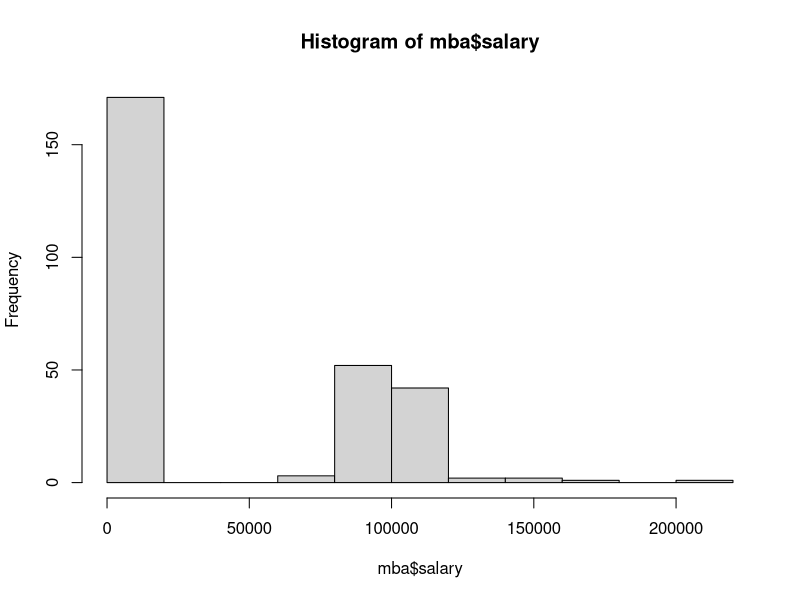
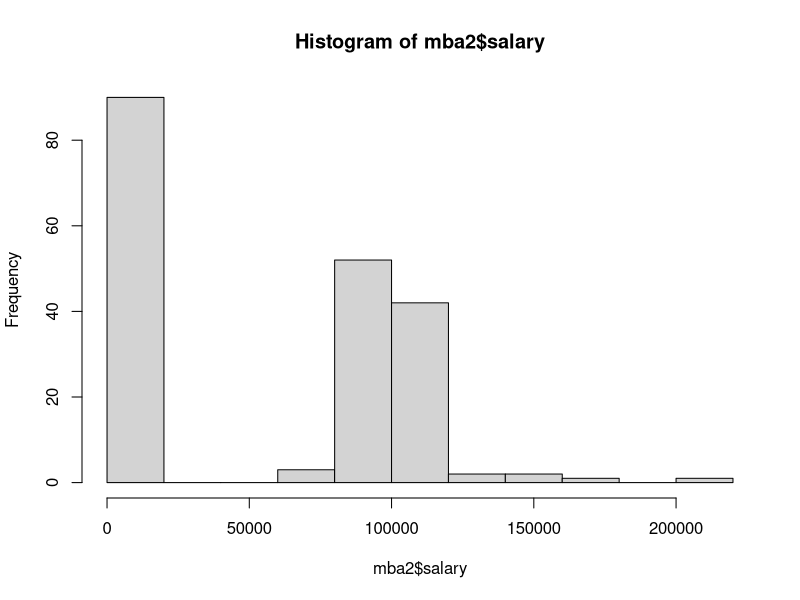
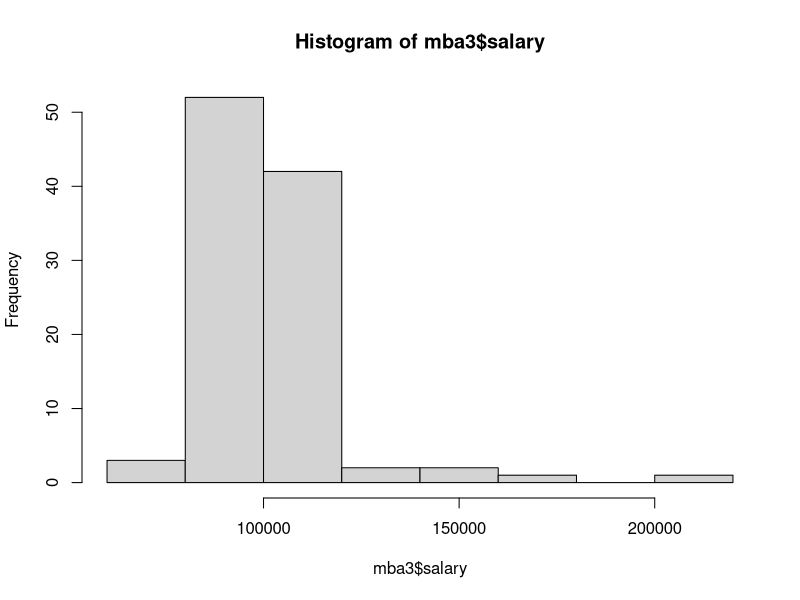
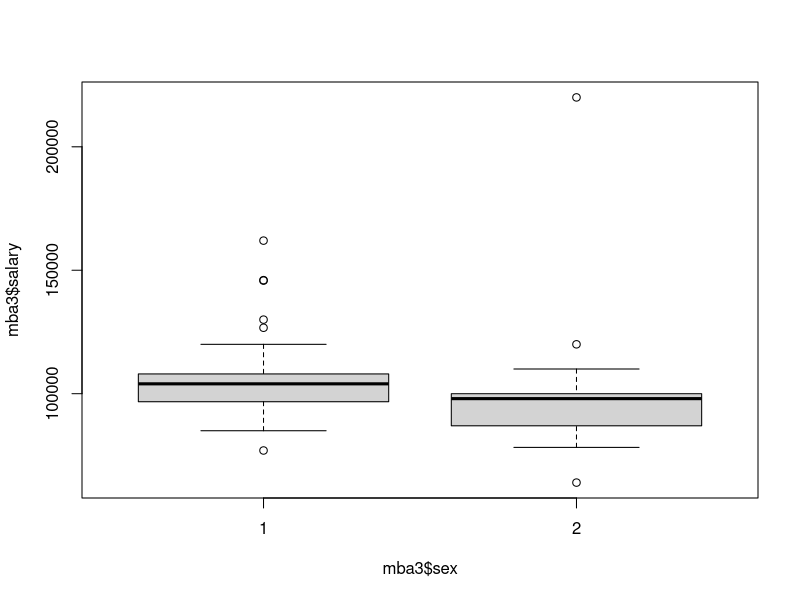
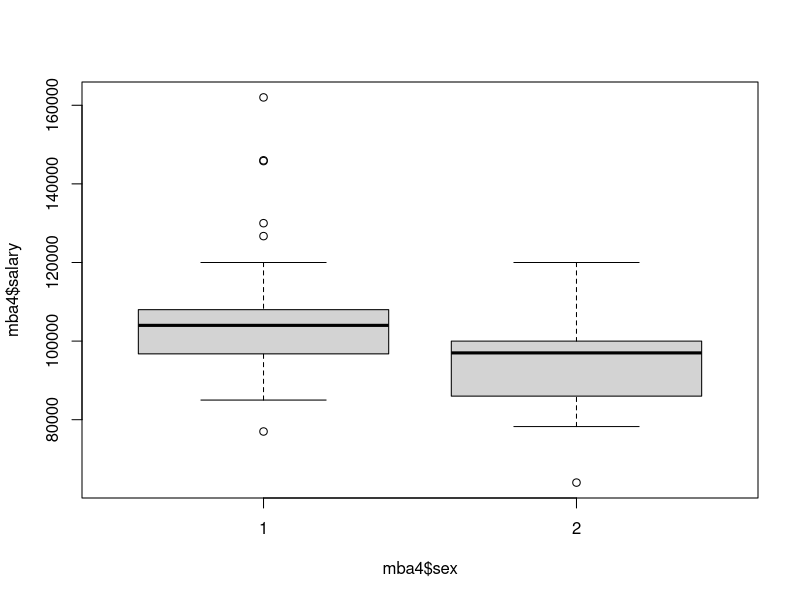
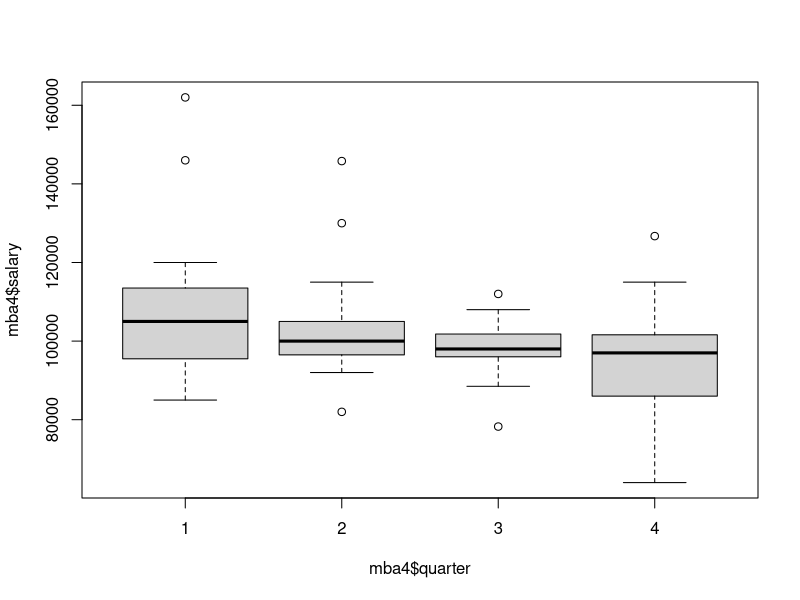

Reproduce these figures in R, in order.
## ---- chunk 1
library(dplyr)
## ---- chunk 2
mba <- read.csv("data/mba.csv", stringsAsFactors = FALSE)
names(mba)
## ---- chunk 3
mean(mba$salary)
## ---- chunk 4
median(mba$salary)
## ---- chunk 5
hist(mba$salary)
## ---- chunk 6
mba2 <- mba %>% filter(salary != 998 & salary != 999)
## ---- chunk 7
mean(mba2$salary)
median(mba2$salary)
hist(mba2$salary)
## ---- chunk 8
length(mba2$salary)
sum(mba2$salary == 0)
## ---- chunk 9
mba3 <- mba2 %>% filter(salary != 0)
## ---- chunk 10
mean(mba3$salary)
median(mba3$salary)
hist(mba3$salary)
## ---- chunk 11
boxplot(formula = mba3$salary ~ mba3$sex)
oneway.test(mba3, formula = salary ~ sex)
## ---- chunk 12
mba4 <- filter(mba3, salary != max(mba3$salary))
## ---- chunk 13
boxplot(formula = mba4$salary ~mba4$sex)
oneway.test(mba4, formula = salary ~ sex)
## ---- chunk 14
# 1 - inglês | 2 - outros
unique(mba4$frstlang)
sum(mba4$frstlang == 1)
sum(mba4$frstlang == 2)

## ---- chunk 15
boxplot(mba4$salary ~ mba4$quarter)
## ---- chunk 16
modelo1 <- lm(mba4, formula = salary ~ quarter)
summary(modelo1)
## ---- chunk 17
modelo2 <- lm(mba4, formula = salary ~ work_yrs)
summary(modelo2)
## ---- chunk 18
modelo3 <- lm(mba4, formula = salary ~ age)
summary(modelo3)
## ---- chunk 19
modelo4 <- lm(mba4, formula = salary ~ work_yrs + age)
summary(modelo4)
## ---- chunk 20
modelo5 <- lm(mba4, formula = salary ~ sex + work_yrs + quarter)
summary(modelo5)
## ---- chunk 21
modelo5 <- lm(mba4, formula = salary ~ sex + work_yrs + quarter + gmat_tot)
summary(modelo5)
## ---- chunk 22
sex <- 2
work_yrs <- 8
quarter <- 1
salary <- 107057.65 - 9977.52 * sex + 932.41 * work_yrs - 3388.7 * quarter

salary
